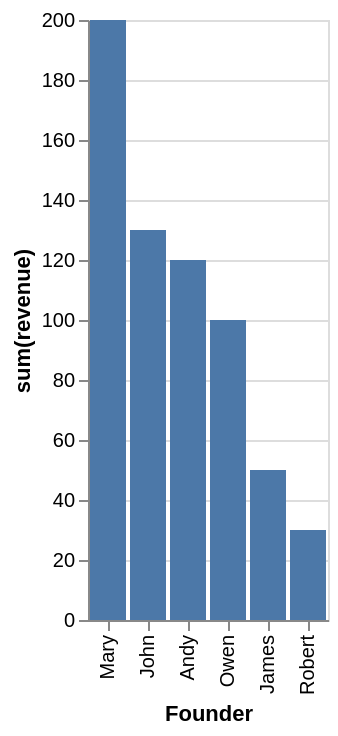

Vega-Lite specification stored for this chart:
### Vega-Lite specification from a JSON file in a GitHub repository (floating-point values rounded to 4 significant figures)
{"data": {"values": [{"x_data": "Mary", "y_data": 200}, {"x_data": "John", "y_data": 130}, {"x_data": "Andy", "y_data": 120}, {"x_data": "Owen", "y_data": 100}, {"x_data": "James", "y_data": 50}, {"x_data": "Robert", "y_data": 30}]}, "mark": "bar", "encoding": {"x": {"field": "x_data", "type": "nominal", "title": "Founder", "sort": {"op": "sum", "field": "y_data", "order": "descending"}}, "y": {"field": "y_data", "type": "quantitative", "title": "sum(revenue)"}}}
